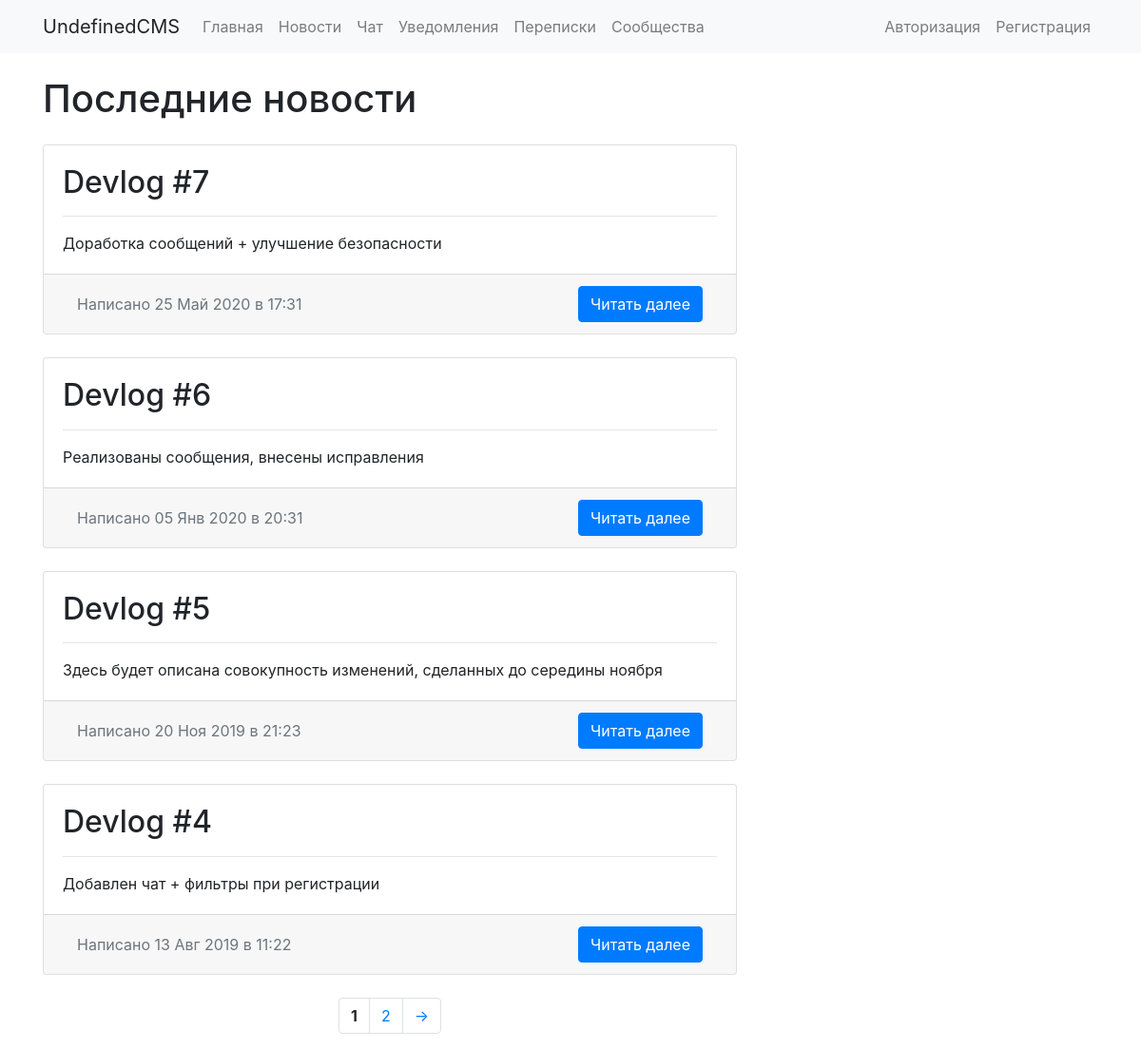
Before: /news/ with the older database file.
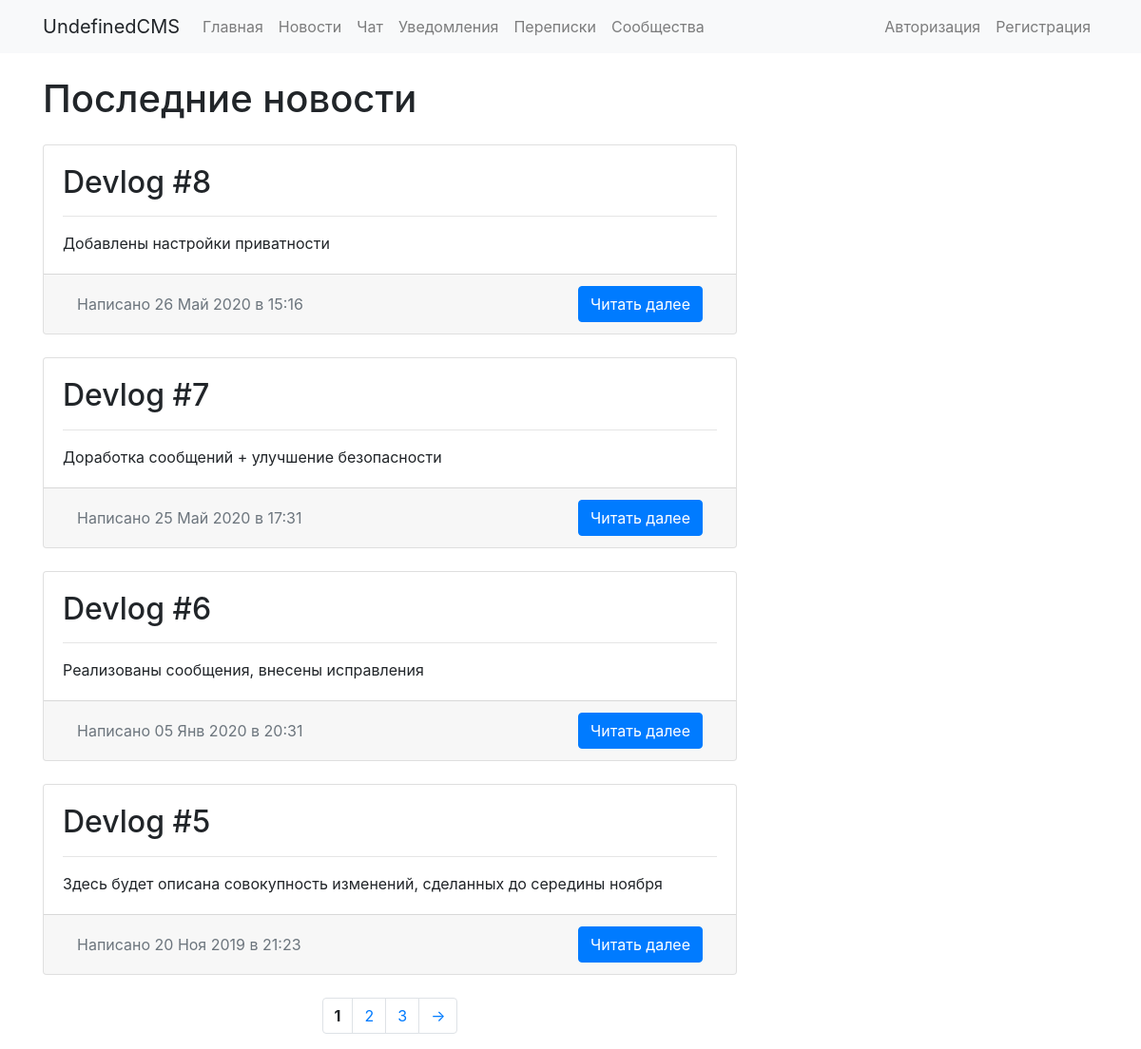
After: the same page with the newer database file.
### news/models.py (models this page shows, shortened)
class Post(models.Model):
    post_text = models.TextField()
    post_name = models.CharField(max_length=200)
    post_date = models.DateTimeField('date published')
    post_announce = models.TextField()

### news/views.py (the view)
# urls.py: path('', NewsListView.as_view(), name='index'),
class NewsListView(View):
    def get(self, request):
        page = self.request.GET.get('page')
        allarticles = Post.objects.all()[::-1]
        paginator = Paginator(allarticles, 4)
        try:
            articles = paginator.page(page)
        except PageNotAnInteger:
            articles = paginator.page(1)
        except EmptyPage:
            articles = paginator.page(paginator.num_pages)
        template = loader.get_template('news/index.html')
        context = {
            'articles': articles,
        }
        return HttpResponse(template.render(context, request))

### news/templates/news/index.html (shortened to what this page needs)
{% extends "base_twocolumn.html" %}
{% block title_h1 %} Последние новости {% endblock %}
{% block content1 %}
          {% if articles %}
          {% for post in articles %}
          <div class="card mb-4">
            <div class="card-body">
              <h2 class="card-title">{{post.post_name}}</h2>
              <hr>
              <p class="card-text">
                {% if post.post_announce|length > 5 %}
                {{ post.post_announce }}
                {% else %}
                {{ post.post_text|truncatewords:20 }}
                {% endif %}
              </p>
            </div>
            <div class="card-footer text-muted">
              <div class="d-flex flex-row justify-content-between align-items-center">
                <div class="container d-none d-md-block">
                <a class="p-6">Написано {{post.post_date|date:"d M Y в H:i"}} </a>
                </div>
                <div class="container" style="text-align: right;">
                <a href="{% url 'news:news_post' post.id %}" class="btn btn-primary p-6">Читать далее</a>
              </div>
              </div>
            </div>
          </div>
          {% endfor %}
          {% else %}
          <p>No news are available.</p>
          {% endif %}
          <nav aria-label="Навигация по странице" class="d-flex justify-content-center">
            <ul class="pagination">
              {% for num in articles.paginator.page_range %}
                  {% if num == articles.number %}
                      <li class="page-item"><a class="page-link"><b>{{ num }}</b></a></li>
                  {% else %}
                      <li class="page-item"><a class="page-link" href="?page={{ num }}"> {{ num }}</a></li>
                  {% endif %}
              {% endfor %}
              {% if articles.has_next %}
                  <li class="page-item"><a class="page-link" href="?page={{ articles.next_page_number }}">→</a></li>
              {% endif %}
            </ul>
          </nav>
{% endblock %}

Changed rows visible on the page:
no longer on this page (row unchanged): Post: post_name "Devlog #4", post_announce "Добавлен чат + фильтры при регистрации", post_date "13 Авг 2019 в 11:22"
added Post: post_name "Devlog #8", post_announce "Добавлены настройки приватности", post_date "26 Май 2020 в 15:16"
Other visible differences:
new list line: "3"
